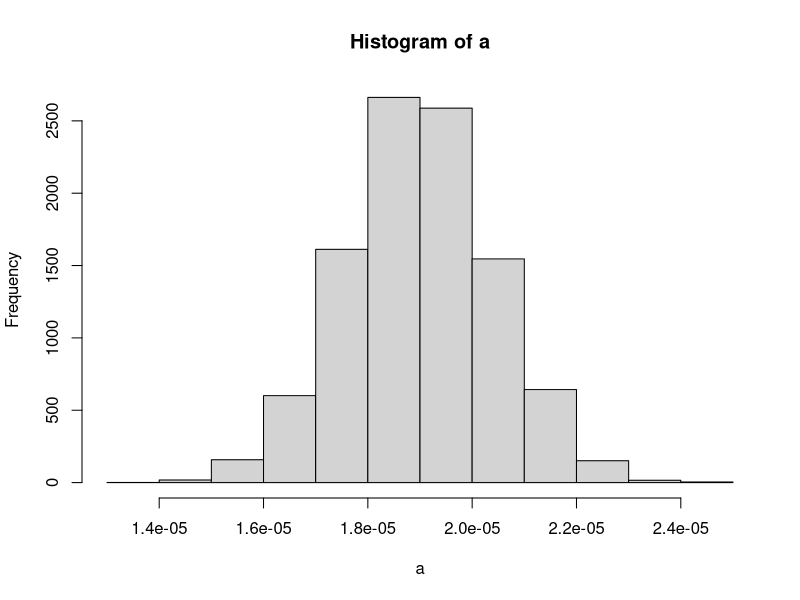
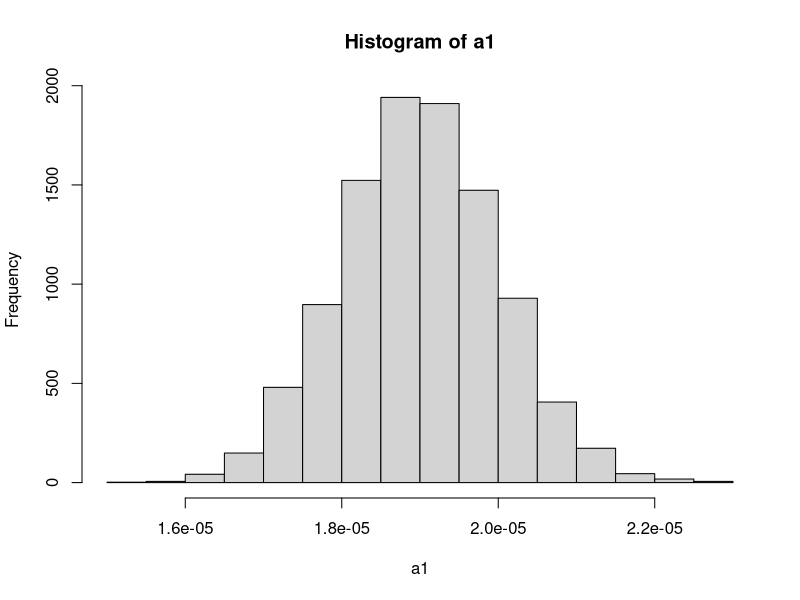
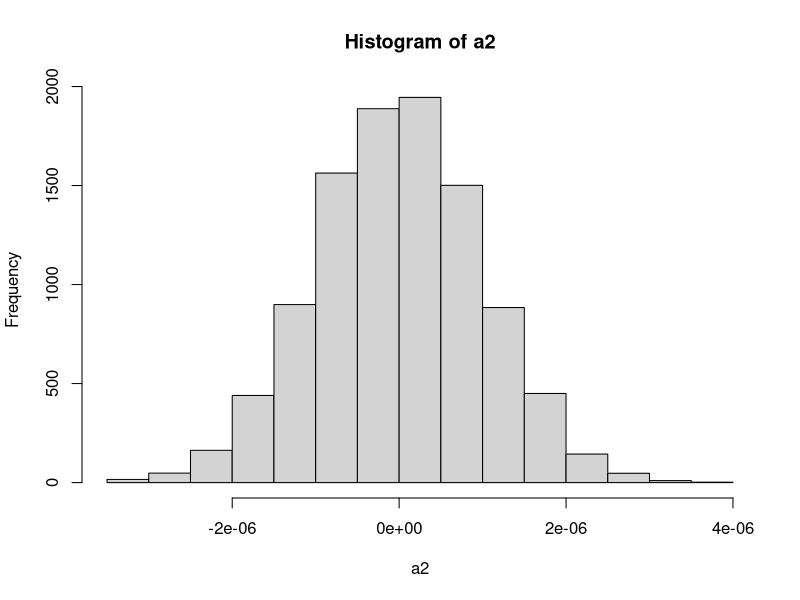
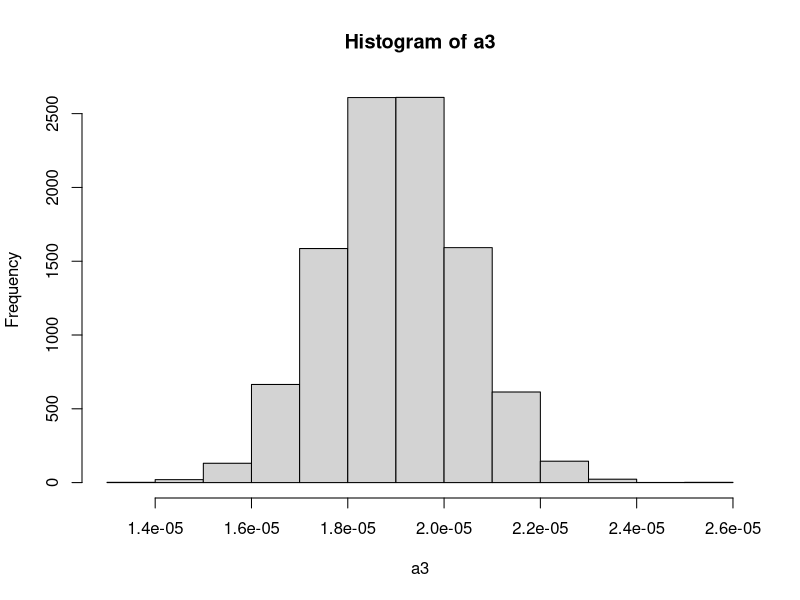
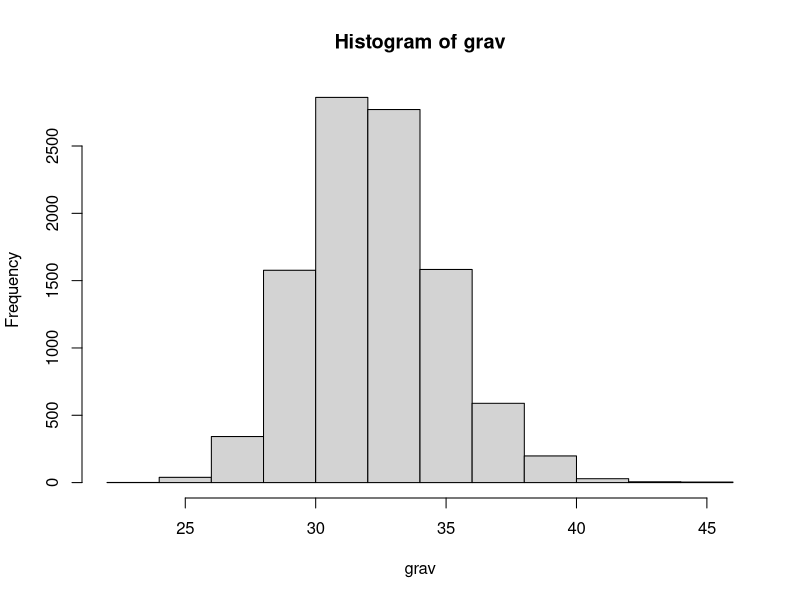
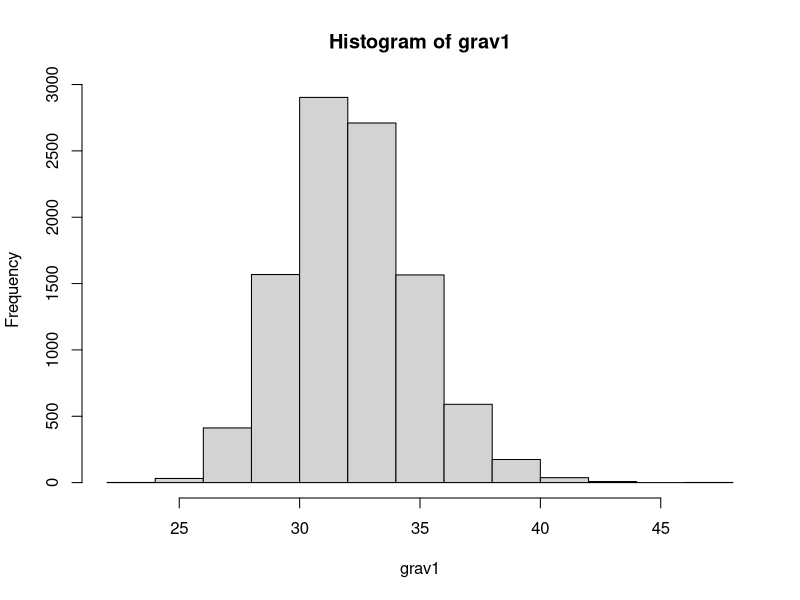
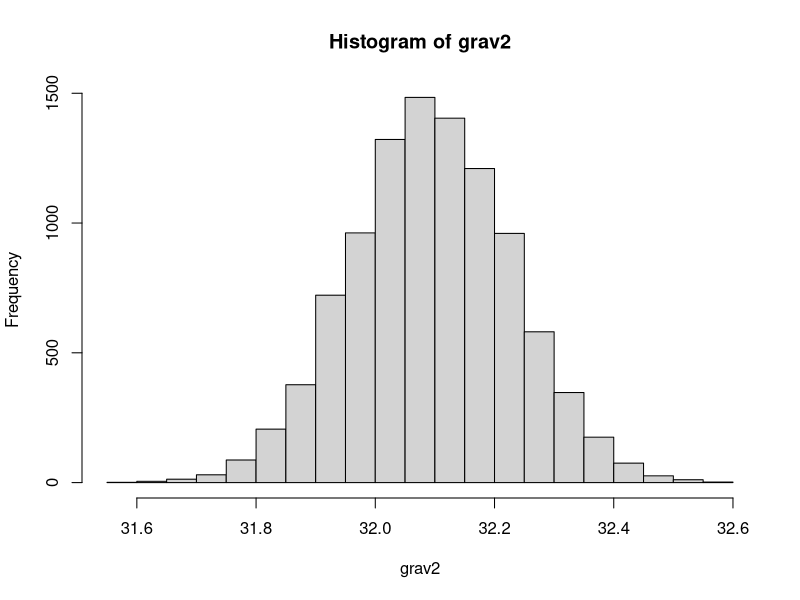
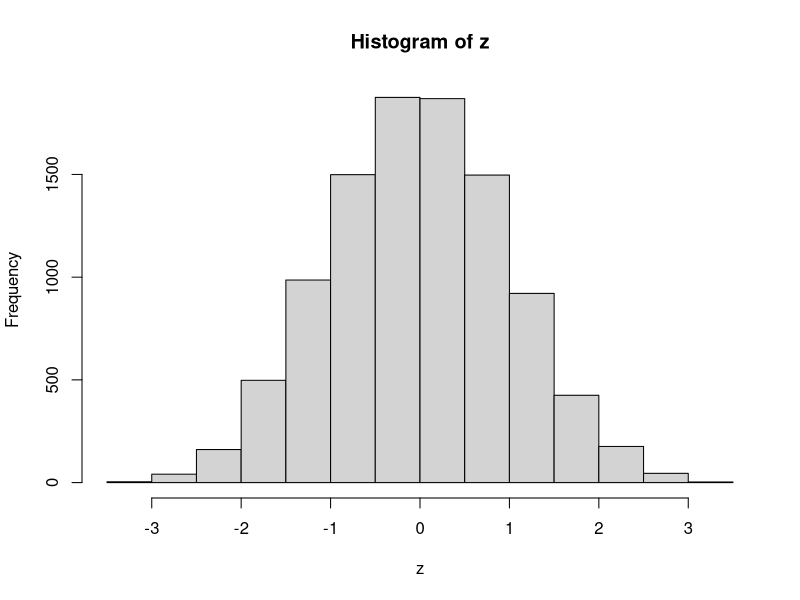

The R script that drew these images, in order:
#Here is code for Stat 587B Lab#4


#Code Set 1
#Here is some code for Exercise 2 Section 5.5

#Question 1

#this function is commonly used for all the below computing.
alpha<-function(l1,l2,t1,t2){
  (l2-l1)/(l1*(t2-t1))
}

L1<-rnorm(10000,mean=1,sd=.00005)#initial length
L2<-rnorm(10000,mean=1.00095,sd=.00005)#Final length
T1<-rnorm(10000,mean=50,sd=.1)#initial Temp
T2<-rnorm(10000,mean=100,sd=.1)#Final Temp
a<-rep(0,10000)#This repeats value 0 10000 times. this is a vector of values 0 ten thousand times

for(i in 1:10000) {a[i]<-alpha(L1[i],L2[i],T1[i],T2[i])}
summary(a)
sd(a)

hist(a)

#Now L1 constant
L1<-rep(1,10000)

L2<-rnorm(10000,mean=1.00095,sd=.00005)#Final length
T1<-rnorm(10000,mean=50,sd=.1)#initial Temp
T2<-rnorm(10000,mean=100,sd=.1)#Final Temp
a1<-rep(0,10000)#This repeats value 0 10000 times. this is a vector of values 0 ten thousand times

for(i in 1:10000) {a1[i]<-alpha(L1[i],L2[i],T1[i],T2[i])}
summary(a1)
sd(a1)

hist(a1)


#Now L2 Constant

L1<-rnorm(10000,mean=1,sd=.00005)#initial length
L2<-rep(1,10000)
T1<-rnorm(10000,mean=50,sd=.1)#initial Temp
T2<-rnorm(10000,mean=100,sd=.1)#Final Temp
a2<-rep(0,10000)#This repeats value 0 10000 times. this is a vector of values 0 ten thousand times

for(i in 1:10000) {a2[i]<-alpha(L1[i],L2[i],T1[i],T2[i])}
summary(a2)
sd(a2)

hist(a2)


#Now T1 Constant

L1<-rnorm(10000,mean=1,sd=.00005)#initial length
L2<-rnorm(10000,mean=1.00095,sd=.00005)#Final length
T1<-rep(50,10000)
T2<-rnorm(10000,mean=100,sd=.1)#Final Temp
a3<-rep(0,10000)#This repeats value 0 10000 times. this is a vector of values 0 ten thousand times

for(i in 1:10000) {a3[i]<-alpha(L1[i],L2[i],T1[i],T2[i])}
summary(a3)
sd(a3)

hist(a3)



#Now T2 Constant


L1<-rnorm(10000,mean=1,sd=.00005)#initial length
L2<-rnorm(10000,mean=1.00095,sd=.00005)#Final length
T1<-rnorm(10000,mean=50,sd=.1)#initial Temp
T2<-rep(100,10000)
a4<-rep(0,10000)#This repeats value 0 10000 times. this is a vector of values 0 ten thousand times

for(i in 1:10000) {a4[i]<-alpha(L1[i],L2[i],T1[i],T2[i])}
summary(a4)
sd(a4)


#QUESTION 2

gravityfun<-function(l1,t1){
  ((2*pi)^2 * l1)/(t1^2)
}

L1<-rnorm(10000,mean=5,sd=0.0208)#Length

T1<-rnorm(10000,mean=2.48,sd=.1)#Time Period
grav<-rep(0,10000)#This repeats value 0 10000 times. this is a vector of values 0 ten thousand times

for(i in 1:10000) {grav[i]<-gravityfun(L1[i],T1[i])}
summary(grav)
sd(grav)

hist(grav)

#NOW L constant

L1<-rep(5,10000)

T1<-rnorm(10000,mean=2.48,sd=.1)#Time Period
grav1<-rep(0,10000)#This repeats value 0 10000 times. this is a vector of values 0 ten thousand times

for(i in 1:10000) {grav1[i]<-gravityfun(L1[i],T1[i])}
summary(grav1)
sd(grav1)

hist(grav1)


#NOW Time period const

gravityfun<-function(l1,t1){
  ((2*pi)^2 * l1)/(t1^2)
}

L1<-rnorm(10000,mean=5,sd=0.0208)#Length

T1<-rep(2.48,10000)
grav2<-rep(0,10000)#This repeats value 0 10000 times. this is a vector of values 0 ten thousand times

for(i in 1:10000) {grav2[i]<-gravityfun(L1[i],T1[i])}
summary(grav2)
sd(grav2)

hist(grav2)

#The g value comes out to be 
mean(grav)
#and the standard deviation is
sd(grav)
#IN this problem both L and Time period show the similar contribution to the value g. 
#The actual values of g varies from 32.09ft/sec2 and 32.26ft/sec2

#################################
alphat<-function(t){
  ((2*pi)^2)/(t^2)
}

alphal<-function(l,t){
  ((2*pi)^2 * -2 * l)/(t^3)
}

L<-rnorm(10000,mean=5,sd=.0208)# length
TP<-rnorm(10000,mean=2.48,sd=.1)#time period

a1<-rep(0,10000)#This repeats value 0 10000 times. this is a vector of values 0 ten thousand times
a2<-rep(0,10000)

for(i in 1:10000) {a1[i]<-alphat(TP)
a2[i]<-alphal(L,TP)
}
a1
a2
varg<-a1^2 * (0.0208)^2 + a2^2 * (0.1)^2
summary(varg)
#sd(varg)

#hist(varg)
g=sqrt(varg)
summary(g)
###################################


# QUESTION 3

# N = 5
M<-matrix(runif(50000,min=0,max=1),nrow=10000,byrow=T)

av<-1:10000

for (i in 1:10000){
  av[i]<-mean(M[i,])  
}

z<-1:10000
for (i in 1:10000){
  z[i]<-(av[i]-.5)*sqrt(60)
}

r<-range(0,hist(z)$density,dnorm(0,sd=1))

hist(z,freq=FALSE,ylim=r)
curve(dnorm(x,mean=0,sd=1),add=TRUE)

plot(ecdf(z))
curve(pnorm(x),add=TRUE,col="red")

#Now use the sample standard deviation rather than the model sigma=1/sqrt(12)
#to make "z" values and see that these don't look as much like standard normal
#observations as do the properly standardized values of xbar

s<-1:10000
for (i in 1:10000){
  s[i]<-sd(M[i,])  
}

z<-1:10000
for (i in 1:10000){
  z[i]<-(av[i]-.5)*sqrt(5)/s[i]
}

r<-range(0,hist(z,breaks=100)$density,dnorm(0,sd=1))

#the breaks=100 changes the default number of histogram bins so we can
#see some detail in the center of the distribution

hist(z,breaks=100,freq=FALSE,ylim=r)
curve(dnorm(x,mean=0,sd=1),n=500,add=TRUE)

#the n=500 provides enough plotted points (connected with line segments)
#to produce a nice plot near the mean of the distribution

summary(z)

plot(ecdf(z))
curve(pnorm(x),add=TRUE, col="red")
#distribution of z^ are more spreadout and z are more closely like std normals

###############################################

#  N=100

M<-matrix(runif(1000000,min=0,max=1),nrow=10000,byrow=T)

av<-1:10000

for (i in 1:10000){
  av[i]<-mean(M[i,])  
}

z<-1:10000
for (i in 1:10000){
  z[i]<-(av[i]-.5)*sqrt(1200)
}

r<-range(0,hist(z)$density,dnorm(0,sd=1))

hist(z,freq=FALSE,ylim=r)
curve(dnorm(x,mean=0,sd=1),add=TRUE)

plot(ecdf(z))
curve(pnorm(x),add=TRUE,col="red")

#Now use the sample standard deviation rather than the model sigma=1/sqrt(12)
#to make "z" values and see that these don't look as much like standard normal
#observations as do the properly standardized values of xbar

s<-1:10000
for (i in 1:10000){
  s[i]<-sd(M[i,])  
}

z<-1:10000
for (i in 1:10000){
  z[i]<-(av[i]-.5)*sqrt(100)/s[i]
}

r<-range(0,hist(z,breaks=100)$density,dnorm(0,sd=1))

#the breaks=100 changes the default number of histogram bins so we can
#see some detail in the center of the distribution

hist(z,breaks=100,freq=FALSE,ylim=r)
curve(dnorm(x,mean=0,sd=1),n=500,add=TRUE)

#the n=500 provides enough plotted points (connected with line segments)
#to produce a nice plot near the mean of the distribution

summary(z)

plot(ecdf(z))
curve(pnorm(x),add=TRUE, col="red")

#Sample Mean dstn for the given data stanard deviation is Standard Normal distribution. Where as with the 
#Known sample standard deviation is not. Mainly beacuse N = 5 is a very small sample size
#Where as in N=100  the sample mean distribution and standard deviation are standard normal because 100 is quite a large sample.

##############################################

#Question 4

#First case N = 5

M<-matrix(runif(50000,min=0,max=1),nrow=10000,byrow=T)
Low<-rep(0,10000)
Up<-rep(0,10000)

chk<-rep(0,10000)
for (i in 1:10000){
  av[i]<-mean(M[i,])  
}

for(i in 1:10000) {Low[i]<-av[i]-1.96*sqrt(1/60)}
for(i in 1:10000) {Up[i]<-av[i]+1.96*sqrt(1/60)}
for(i in 1:10000) {if((Low[i]<.5)&(.5<Up[i])) chk[i]<-1}

cbind(Low[1:10],Up[1:10],chk[1:10])
mean(chk)

#Now use the sample standard deviation to make intervals for mu

Low<-rep(0,10000)
Up<-rep(0,10000)
chk<-rep(0,10000)
s<-rep(0,10000)
for (i in 1:10000){
  s[i]<-sd(M[i,])  
}

for(i in 1:10000) {Low[i]<-av[i]-1.96*s[i]*sqrt(1/5)}
for(i in 1:10000) {Up[i]<-av[i]+1.96*s[i]*sqrt(1/5)}
for(i in 1:10000) {if((Low[i]<.5)&(.5<Up[i])) chk[i]<-1}

cbind(Low[1:10],Up[1:10],chk[1:10])
mean(chk)


#Second N=100


M<-matrix(runif(1000000,min=0,max=1),nrow=10000,byrow=T)
Low<-rep(0,10000)
Up<-rep(0,10000)

chk<-rep(0,10000)
for (i in 1:10000){
  av[i]<-mean(M[i,])  
}

for(i in 1:10000) {Low[i]<-av[i]-1.96*sqrt(1/1200)}
for(i in 1:10000) {Up[i]<-av[i]+1.96*sqrt(1/1200)}
for(i in 1:10000) {if((Low[i]<.5)&(.5<Up[i])) chk[i]<-1}

cbind(Low[1:10],Up[1:10],chk[1:10])
mean(chk)

#Now use the sample standard deviation to make intervals for mu

Low<-rep(0,10000)
Up<-rep(0,10000)
chk<-rep(0,10000)
s<-rep(0,10000)
for (i in 1:10000){
  s[i]<-sd(M[i,])  
}

for(i in 1:10000) {Low[i]<-av[i]-1.96*s[i]*sqrt(1/100)}
for(i in 1:10000) {Up[i]<-av[i]+1.96*s[i]*sqrt(1/100)}
for(i in 1:10000) {if((Low[i]<.5)&(.5<Up[i])) chk[i]<-1}

cbind(Low[1:10],Up[1:10],chk[1:10])
mean(chk)
#Target confidence level is 95% and the calculated confidence level is 95.42%; But for the sample standard deviation we get confidence value or level as 86.47 for n= 5 as the sample size is very small.
#For N = 100Target confidence level is 95% and confidence level calculated is 94.92 (very close).
#known sample SD confidence level as 94.53 for n=100 ; as the sample is large enough.

